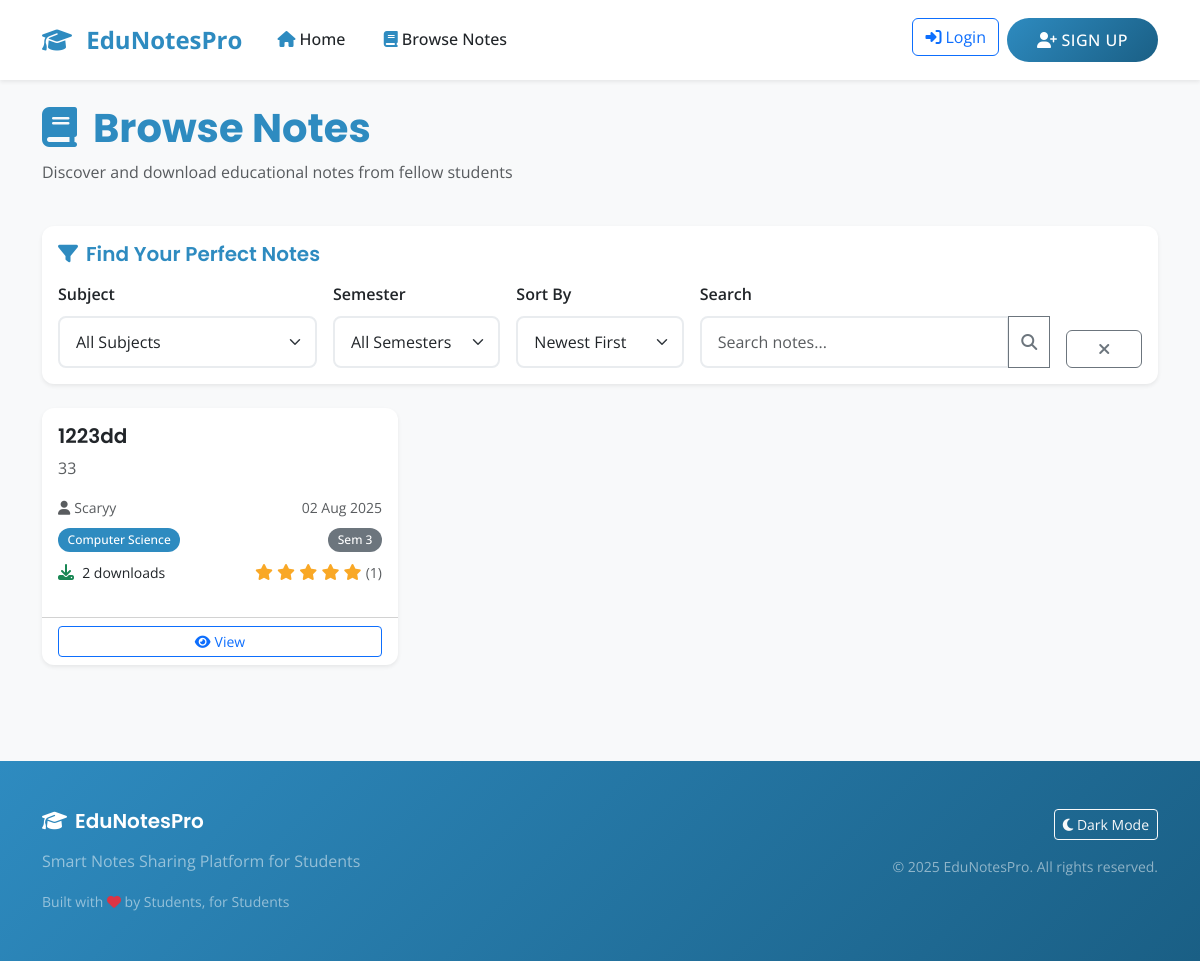
The page /view_notes on the database its author committed.
### models.py (models this page shows, shortened)
class Note(db.Model):
    id = db.Column(db.Integer, primary_key=True)
    title = db.Column(db.String(200), nullable=False)
    description = db.Column(db.Text)
    filename = db.Column(db.String(200), nullable=False)
    original_filename = db.Column(db.String(200), nullable=False)
    file_size = db.Column(db.Integer)
    semester = db.Column(db.Integer, nullable=False)
    upload_date = db.Column(db.DateTime, default=datetime.utcnow)
    is_approved = db.Column(db.Boolean, default=False)
    download_count = db.Column(db.Integer, default=0)
    user_id = db.Column(db.Integer, db.ForeignKey('user.id'), nullable=False)
    subject_id = db.Column(db.Integer, db.ForeignKey('subject.id'), nullable=False)
    ratings = db.relationship('Rating', backref='note', lazy=True, cascade='all, delete-orphan')
    comments = db.relationship('Comment', backref='note', lazy=True, cascade='all, delete-orphan')
    downloads = db.relationship('Download', backref='note', lazy=True, cascade='all, delete-orphan')
    def average_rating(self):
        ratings_list = list(self.ratings)
        if not ratings_list:
            return 0
        return sum(rating.score for rating in ratings_list) / len(ratings_list)

class User(UserMixin, db.Model):
    id = db.Column(db.Integer, primary_key=True)
    username = db.Column(db.String(80), unique=True, nullable=False)
    email = db.Column(db.String(120), unique=True, nullable=False)
    password_hash = db.Column(db.String(256), nullable=False)
    is_admin = db.Column(db.Boolean, default=False)
    is_blocked = db.Column(db.Boolean, default=False)
    created_at = db.Column(db.DateTime, default=datetime.utcnow)
    security_question = db.Column(db.String(200))
    security_answer = db.Column(db.String(200))
    notes = db.relationship('Note', backref='author', lazy=True, cascade='all, delete-orphan')
    ratings = db.relationship('Rating', backref='user', lazy=True, cascade='all, delete-orphan')
    comments = db.relationship('Comment', backref='user', lazy=True, cascade='all, delete-orphan')
    downloads = db.relationship('Download', backref='user', lazy=True, cascade='all, delete-orphan')

class Subject(db.Model):
    id = db.Column(db.Integer, primary_key=True)
    name = db.Column(db.String(100), unique=True, nullable=False)
    code = db.Column(db.String(20), unique=True, nullable=False)
    notes = db.relationship('Note', backref='subject', lazy=True)

### routes.py (the view)
@app.route('/view_notes')
def view_notes():
    page = request.args.get('page', 1, type=int)
    subject_id = request.args.get('subject')
    semester = request.args.get('semester')
    search = request.args.get('search')
    sort_by = request.args.get('sort', 'newest')
    query = Note.query.filter_by(is_approved=True)
    if subject_id:
        query = query.filter_by(subject_id=subject_id)
    if semester:
        query = query.filter_by(semester=semester)
    if search:
        query = query.filter(or_(
            Note.title.contains(search),
            Note.description.contains(search)
        ))
    if sort_by == 'newest':
        query = query.order_by(desc(Note.upload_date))
    elif sort_by == 'downloads':
        query = query.order_by(desc(Note.download_count))
    elif sort_by == 'rating':
        query = query.order_by(desc(Note.id))  # Placeholder
    notes = query.paginate(page=page, per_page=12, error_out=False)
    subjects = Subject.query.all()
    return render_template('view_notes.html',
                         notes=notes,
                         subjects=subjects,
                         current_subject=subject_id,
                         current_semester=semester,
                         current_search=search,
                         current_sort=sort_by)

### templates/view_notes.html (shortened to what this page needs)
{% extends "base.html" %}
{% block content %}
<div class="container py-4">
    <div class="row mb-4" data-aos="fade-down">
        <div class="col-md-6">
            <h1 class="fw-bold text-primary">
                <i class="fas fa-book me-3"></i>Browse Notes
            </h1>
            <p class="text-muted">Discover and download educational notes from fellow students</p>
        </div>
        <div class="col-md-6 text-md-end">
        </div>
    </div>
    <div class="card mb-4 shadow-sm" data-aos="fade-up">
        <div class="card-body">
            <h5 class="card-title text-primary mb-3">
                <i class="fas fa-filter me-2"></i>Find Your Perfect Notes
            </h5>
            <form method="GET" class="row g-3">
                <div class="col-md-3">
                    <label for="subject" class="form-label">Subject</label>
                    <select class="form-select" id="subject" name="subject">
                        <option value="">All Subjects</option>
                    </select>
                </div>
                <div class="col-md-2">
                    <label for="semester" class="form-label">Semester</label>
                    <select class="form-select" id="semester" name="semester">
                        <option value="">All Semesters</option>
                    </select>
                </div>
                <div class="col-md-2">
                    <label for="sort" class="form-label">Sort By</label>
                    <select class="form-select" id="sort" name="sort">
                        <option value="newest" {% if current_sort == 'newest' %}selected{% endif %}>Newest First</option>
                    </select>
                </div>
                <div class="col-md-4">
                    <label for="search" class="form-label">Search</label>
                    <div class="input-group">
                        <input type="text" class="form-control" id="search" name="search"
                               placeholder="Search notes..." value="{{ current_search or '' }}">
                        <button class="btn btn-outline-secondary" type="submit">
                            <i class="fas fa-search"></i>
                        </button>
                    </div>
                </div>
                <div class="col-md-1 d-flex align-items-end">
                    <a href="{{ url_for('view_notes') }}" class="btn btn-outline-secondary w-100">
                        <i class="fas fa-times"></i>
                    </a>
                </div>
            </form>
        </div>
    </div>
    {% if notes.items %}
    <div class="row">
        {% for note in notes.items %}
        <div class="col-lg-4 col-md-6 mb-4">
            <div class="card h-100 shadow-sm">
                <div class="card-body">
                    <h5 class="card-title">{{ note.title }}</h5>
                    <p class="card-text text-muted">
                        {{ note.description[:100] if note.description else 'No description available' }}
                    </p>
                    <div class="mb-3">
                        <div class="d-flex justify-content-between align-items-center mb-2">
                            <small class="text-muted">
                                <i class="fas fa-user me-1"></i>{{ note.author.username }}
                            </small>
                            <small class="text-muted">
                                {{ note.upload_date.strftime('%d %b %Y') }}
                            </small>
                        </div>
                        <div class="d-flex justify-content-between align-items-center mb-2">
                            <span class="badge bg-primary">{{ note.subject.name }}</span>
                            <span class="badge bg-secondary">Sem {{ note.semester }}</span>
                        </div>
                        <div class="d-flex justify-content-between align-items-center">
                            <div>
                                <i class="fas fa-download text-success me-1"></i>
                                <small>{{ note.download_count }} downloads</small>
                            </div>
                            <div>
                                {% set avg_rating = note.average_rating() %}
                                {% for i in range(1, 6) %}
                                    {% if i <= avg_rating %}
                                        <i class="fas fa-star text-warning"></i>
                                    {% else %}
                                        <i class="far fa-star text-muted"></i>
                                    {% endif %}
                                {% endfor %}
                                <small class="text-muted">({{ note.ratings|length }})</small>
                            </div>
                        </div>
                    </div>
                </div>
                <div class="card-footer bg-transparent">
                    <div class="d-flex gap-2">
                        <a href="{{ url_for('note_detail', note_id=note.id) }}" class="btn btn-outline-primary btn-sm flex-fill">
                            <i class="fas fa-eye me-1"></i>View
                        </a>
                    </div>
                </div>
            </div>
        </div>
        {% endfor %}
    </div>
    {% endif %}
</div>
{% endblock %}

### static/css/custom.css (style rules this page uses)
:root { --primary-color: #2E8BC0; --accent-color: #F9A826; --background-color: #F4F6F7; --text-color: #212529; --card-bg: #ffffff; --border-radius: 12px; --box-shadow: 0 4px 20px rgba(46, 139, 192, 0.1); --hover-shadow: 0 8px 30px rgba(46, 139, 192, 0.15); --gradient-primary: linear-gradient(135deg, #2E8BC0 0%, #1a5f85 100%); --gradient-accent: linear-gradient(135deg, #F9A826 0%, #e6941f 100%); }
body { font-family: 'Open Sans', -apple-system, BlinkMacSystemFont, 'Segoe UI', Roboto, sans-serif; line-height: 1.6; color: var(--text-color); background-color: var(--background-color); }
h1, h2, h3, h4, h5, h6 { font-family: 'Poppins', sans-serif; font-weight: 600; color: var(--text-color); }
.text-primary { color: var(--primary-color) !important; }
.bg-primary { background-color: var(--primary-color) !important; }
.text-warning { color: var(--accent-color) !important; }
.card { border: none; border-radius: var(--border-radius); box-shadow: var(--box-shadow); transition: all 0.3s ease; background: var(--card-bg); overflow: hidden; }
.form-control, .form-select { border: 2px solid #e9ecef; border-radius: 8px; padding: 12px 16px; transition: all 0.3s ease; font-size: 1rem; }
.form-label { font-weight: 600; color: var(--text-color); margin-bottom: 0.5rem; }
.badge { font-weight: 500; padding: 0.5em 0.8em; border-radius: 20px; }

### rows shown on the page
Note: title "1223dd", description "33", author.username "Scaryy", upload_date "02 Aug 2025", subject.name "Computer Science", semester "3", download_count "2", ratings|length "1"
